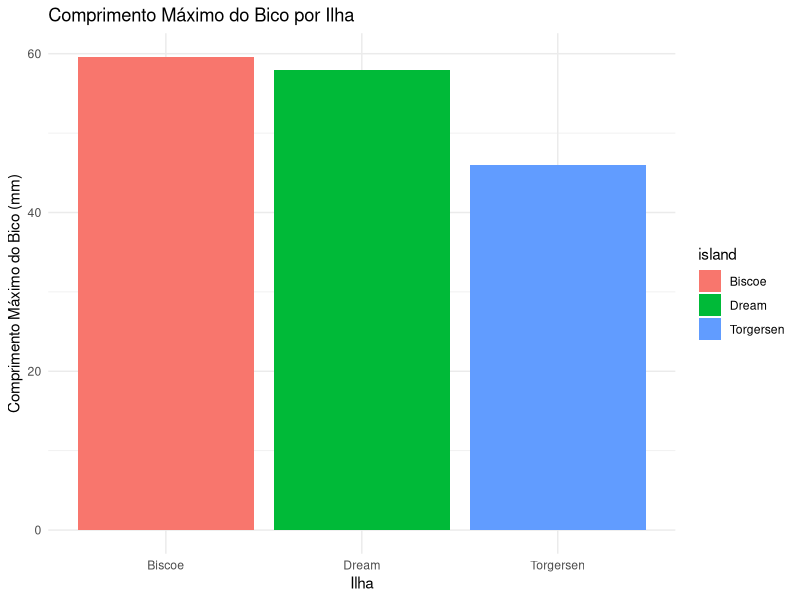

Here is the R script that generated this plot:
library(tidyverse)
library(palmerpenguins)

penguins %>% arrange(bill_length_mm)
penguins %>% arrange(-bill_length_mm)
penguins2 <- penguins %>% arrange(-bill_length_mm)
view(penguins2)
penguins %>% group_by(island) %>% drop_na() %>% summarize(mean_bill_length_mm =
mean(bill_length_mm))
penguins %>% group_by(island) %>% drop_na() %>% summarize(max_bill_length_mm = 
                                                            max(bill_length_mm))
penguins %>%
  group_by(species, island) %>%
  drop_na() %>%
  summarize(max_b1 = max(bill_length_mm), mean_b1 = mean(bill_length_mm))


penguins %>% group_by(species, island) %>% drop_na() %>% summarize(max_b1 = max(bill_length_mm), mean_b1 = mean(bill_length_mm))
penguins %>% filter(species == "Adelie")

# Supondo que você já tenha feito o resumo:
result <- penguins %>%
  group_by(island) %>%
  drop_na() %>%
  summarize(max_bill_length_mm = max(bill_length_mm))

# Criar o gráfico de barras
ggplot(result, aes(x = island, y = max_bill_length_mm, fill = island)) +
  geom_bar(stat = "identity") +
  labs(title = "Comprimento Máximo do Bico por Ilha",
       x = "Ilha",
       y = "Comprimento Máximo do Bico (mm)") +
  theme_minimal()
penguins %>% arrange(bill_length_mm)

